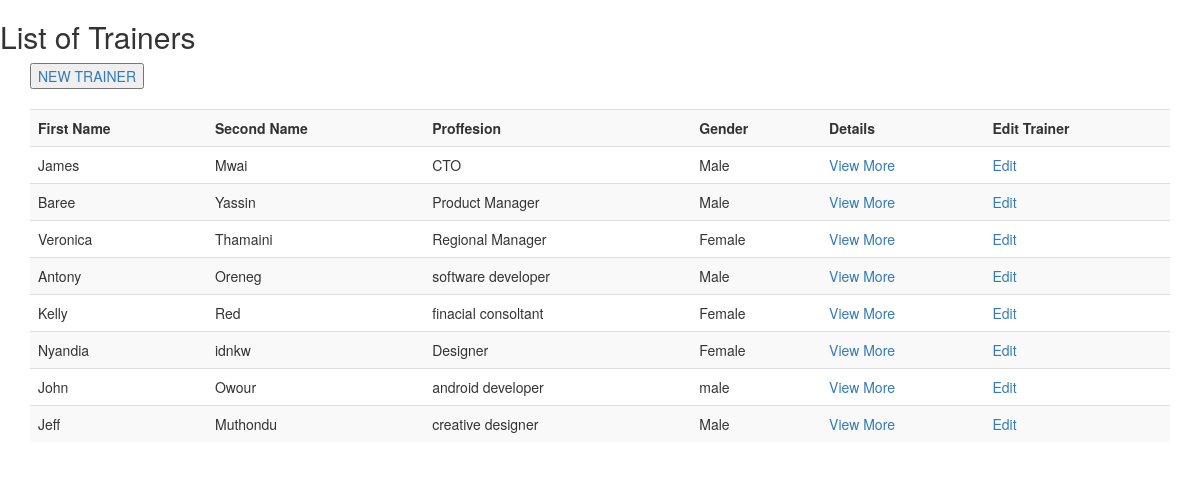
/trainer/list/, run on an earlier commit of the app's database.
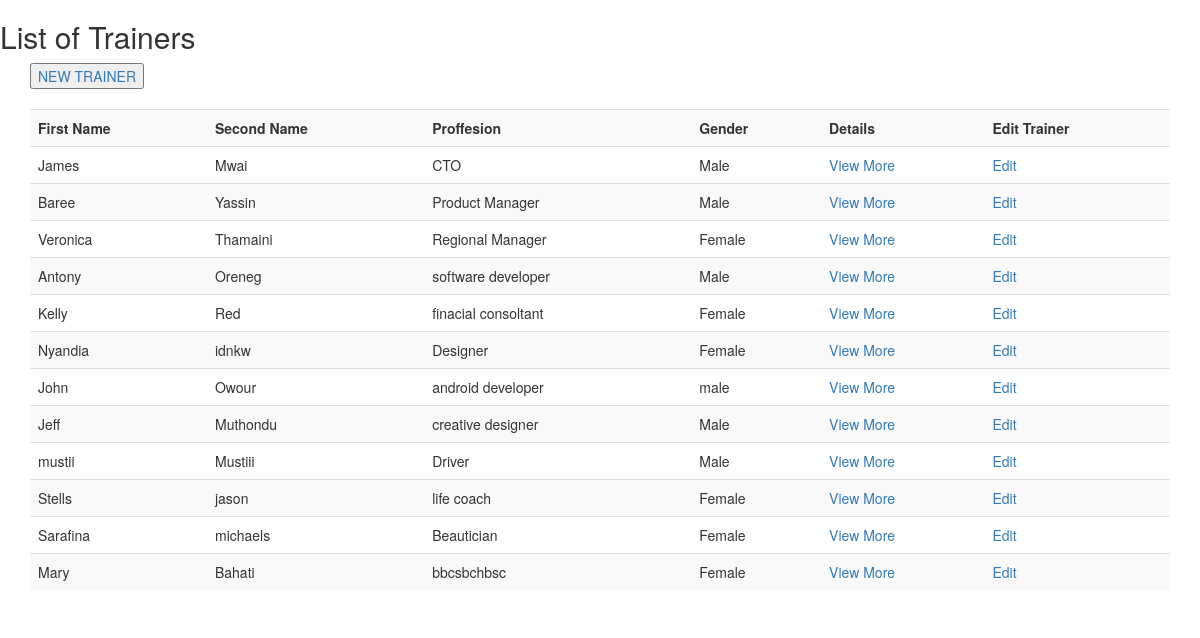
And on a later commit of the database.
### trainer/models.py (models this page shows, shortened)
class Trainer(models.Model):
	first_name=models.CharField(max_length = 50)
	second_name=models.CharField(max_length = 50)
	gender=models.CharField(max_length=20)
	id_number=models.CharField(max_length=50, null=True)
	email=models.EmailField(max_length=70)
	phone_number=models.CharField(max_length=70)
	profession=models.CharField(max_length=70)
	date_employed=models.DateField()
	course_teaching=models.CharField(max_length=100)
	working_status=models.CharField(max_length=100)
	others=models.CharField(max_length=100)
	pic=models.ImageField(upload_to="profile_pic",blank=True)

### trainer/views.py (the view)
# urls.py: path("list/",list_trainers,name="list_trainers"),
def list_trainers(request):
	trainers =Trainer.objects.all()
	return render(request,"all_trainers.html",{"trainers":trainers})

### trainer/templates/all_trainers.html (shortened to what this page needs)
<!DOCTYPE html>
<html>
<head>
	  <link rel="stylesheet" href="https://maxcdn.bootstrapcdn.com/bootstrap/3.4.0/css/bootstrap.min.css">
</head>
<body>
	<h2>List of Trainers</h2>
	<div class="container">
				<button ><a href="/trainer/add/">NEW TRAINER</a></button>
				<br>
				<br>
	<table class="table table-striped">
		<tr>
			<th>First Name</th>
			<th>Second Name</th>
			<th>Proffesion</th>
			<th>Gender</th>
			<th>Details</th>
			<th>Edit Trainer</th>
		</tr>
		{% for trainer in trainers %}
		<tr>
			<td> {{trainer.first_name }}</td>
			<td> {{trainer.second_name}}</td>
			<td> {{trainer.profession}}</td>
			<td> {{trainer.gender}}</td>
			<td><a href="/trainer/view/{{trainer.pk}}/">View More</a> </td>
			<td><a href="/trainer/edit/{{trainer.pk}}/">Edit</a> </td>
		</tr>
		{% endfor %}
	</table>
</div>
</body>
</html>

What changed in the data, as far as the page shows it:
added Trainer: first_name "mustii", second_name "Mustiii", profession "Driver", gender "Male"
added Trainer: first_name "Stells", second_name "jason", profession "life coach", gender "Female"
added Trainer: first_name "Sarafina", second_name "michaels", profession "Beautician", gender "Female"
added Trainer: first_name "Mary", second_name "Bahati", profession "bbcsbchbsc", gender "Female"
